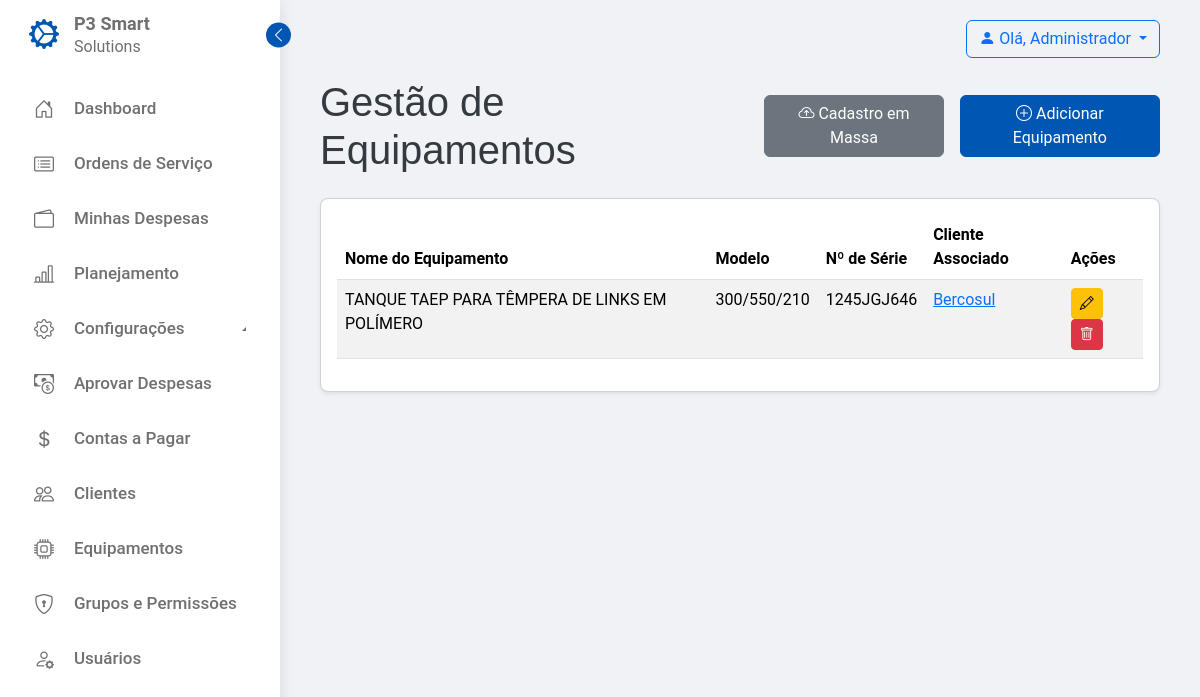
Before: /servico/gestao/equipamentos/ (signed in) with the older database file.
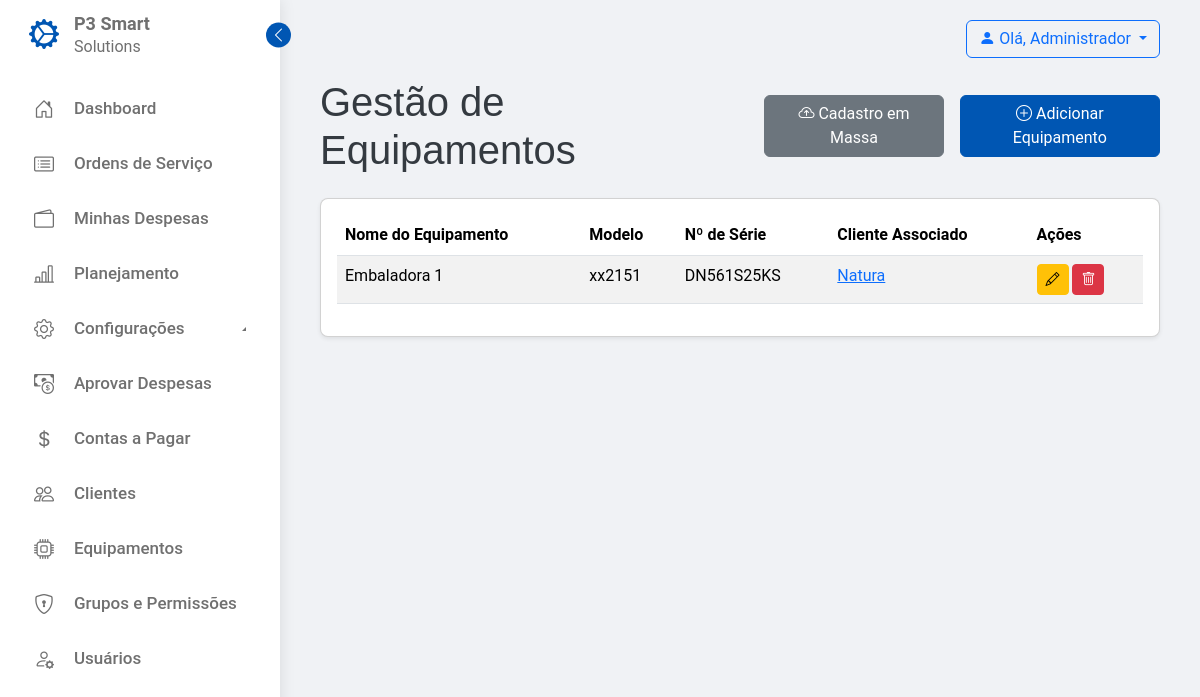
After: the same page with the newer database file.
### servico_campo/models.py (models this page shows, shortened)
class Equipamento(models.Model):
    cliente = models.ForeignKey(
        Cliente, on_delete=models.CASCADE, verbose_name="Cliente")
    nome = models.CharField(max_length=100, verbose_name="Nome do Equipamento")
    modelo = models.CharField(
        max_length=100, verbose_name="Modelo", null=True, blank=True)
    numero_serie = models.CharField(
        max_length=100, unique=True, verbose_name="Número de Série", null=True, blank=True)
    descricao = models.TextField(
        verbose_name="Descrição Detalhada do Equipamento", null=True, blank=True)
    localizacao = models.CharField(
        max_length=255, verbose_name="Localização do Equipamento no Cliente", null=True, blank=True)
    class Meta:
        verbose_name = "Equipamento"
        verbose_name_plural = "Equipamentos"
        unique_together = ('cliente', 'nome', 'modelo')

class Cliente(models.Model):
    razao_social = models.CharField(
        max_length=200, verbose_name="Razão Social / Nome")
    cnpj_cpf = models.CharField(max_length=18, unique=True, verbose_name="CNPJ / CPF",
                                help_text="Formato: XX.XXX.XXX/XXXX-XX ou XXX.XXX.XXX-XX")
    endereco = models.CharField(max_length=255, verbose_name="Endereço")
    cidade = models.CharField(max_length=100, verbose_name="Cidade")
    estado = models.CharField(
        max_length=2, verbose_name="Estado", help_text="Sigla do estado (ex: SP, MG)")
    cep = models.CharField(max_length=10, verbose_name="CEP",
                           help_text="Formato: XXXXX-XXX")
    telefone = models.CharField(
        max_length=20, verbose_name="Telefone", null=True, blank=True)
    email = models.EmailField(verbose_name="E-mail", null=True, blank=True)
    contato_principal = models.CharField(
        max_length=100, verbose_name="Contato Principal")
    telefone_contato = models.CharField(
        max_length=20, verbose_name="Telefone do Contato", null=True, blank=True)
    email_contato = models.EmailField(
        verbose_name="E-mail do Contato", null=True, blank=True)
    usuarios_associados = models.ManyToManyField(
        User, related_name="empresas_associadas", blank=True, verbose_name="Usuários com Acesso")
    class Meta:
        verbose_name = "Cliente"
        verbose_name_plural = "Clientes"
        ordering = ['razao_social']

### servico_campo/views.py (the view)
# urls.py: path('gestao/equipamentos/', views.EquipamentoListView.as_view(),
class EquipamentoListView(GestorRequiredMixin, ListView):
    permission_required = 'servico_campo.view_equipamento'
    model = Equipamento
    template_name = 'servico_campo/gestao/equipamento_list.html'
    context_object_name = 'equipamentos'
    paginate_by = 10

### servico_campo/views.py (called while the page is built)
    def dispatch(self, request, *args, **kwargs):
        if not self.permission_required:
            raise ImproperlyConfigured(
                f"{self.__class__.__name__} não definiu um 'permission_required'. "
                "Você precisa adicionar a propriedade permission_required a esta view."
            )
        if not request.user.is_authenticated:
            return self.handle_no_permission()
        if request.user.has_perm(self.permission_required):
            return super().dispatch(request, *args, **kwargs)
        raise PermissionDenied

### servico_campo/templates/servico_campo/gestao/equipamento_list.html (shortened to what this page needs)
{% extends 'servico_campo/base.html' %}
{% load i18n %}
{% block content %}
    <div class="d-flex flex-column flex-md-row justify-content-md-between align-items-md-center gap-3 mb-4">
        <h1 class="mb-0">Gestão de Equipamentos</h1>
        <div class="d-flex flex-column flex-sm-row gap-2">
            {% if perms.servico_campo.add_equipamento %}
            <a href="{% url 'servico_campo:cadastro_massa_equipamentos' %}" class="btn btn-secondary me-2">
                <i class="bi bi-cloud-arrow-up"></i> {% trans "Cadastro em Massa" %}
            </a>
            <a href="{% url 'servico_campo:novo_equipamento' %}" class="btn btn-primary">
                <i class="bi bi-plus-circle"></i> {% trans "Adicionar Equipamento" %}
            </a>
            {% endif %}
        </div>
    </div>
    <div class="card card-body">
        <div class="table-responsive">
            <table class="table table-striped table-hover">
                <thead>
                    <tr>
                        <th>Nome do Equipamento</th>
                        <th>Modelo</th>
                        <th>Nº de Série</th>
                        <th>Cliente Associado</th>
                        <th>Ações</th>
                    </tr>
                </thead>
                <tbody>
                    {% for equipamento in equipamentos %}
                    <tr>
                        <td>{{ equipamento.nome }}</td>
                        <td>{{ equipamento.modelo|default:"N/A" }}</td>
                        <td>{{ equipamento.numero_serie|default:"N/A" }}</td>
                        <td><a href="{% url 'servico_campo:detalhe_cliente' equipamento.cliente.pk %}">{{ equipamento.cliente.razao_social }}</a></td>
                        <td>
                            <a href="{% url 'servico_campo:editar_equipamento' equipamento.pk %}" class="btn btn-sm btn-warning"><i class="bi bi-pencil"></i></a>
                            <a href="{% url 'servico_campo:excluir_equipamento' equipamento.pk %}" class="btn btn-sm btn-danger"><i class="bi bi-trash"></i></a>
                        </td>
                    </tr>
                    {% endfor %}
                </tbody>
            </table>
        </div>
    </div>
{% endblock %}

Changed rows visible on the page:
removed Equipamento: nome "TANQUE TAEP PARA TÊMPERA DE LINKS EM POLÍMERO", modelo "300/550/210", numero_serie "1245JGJ646", cliente.razao_social "Bercosul"
added Equipamento: nome "Embaladora 1", modelo "xx2151", numero_serie "DN561S25KS", cliente.razao_social "Natura"
